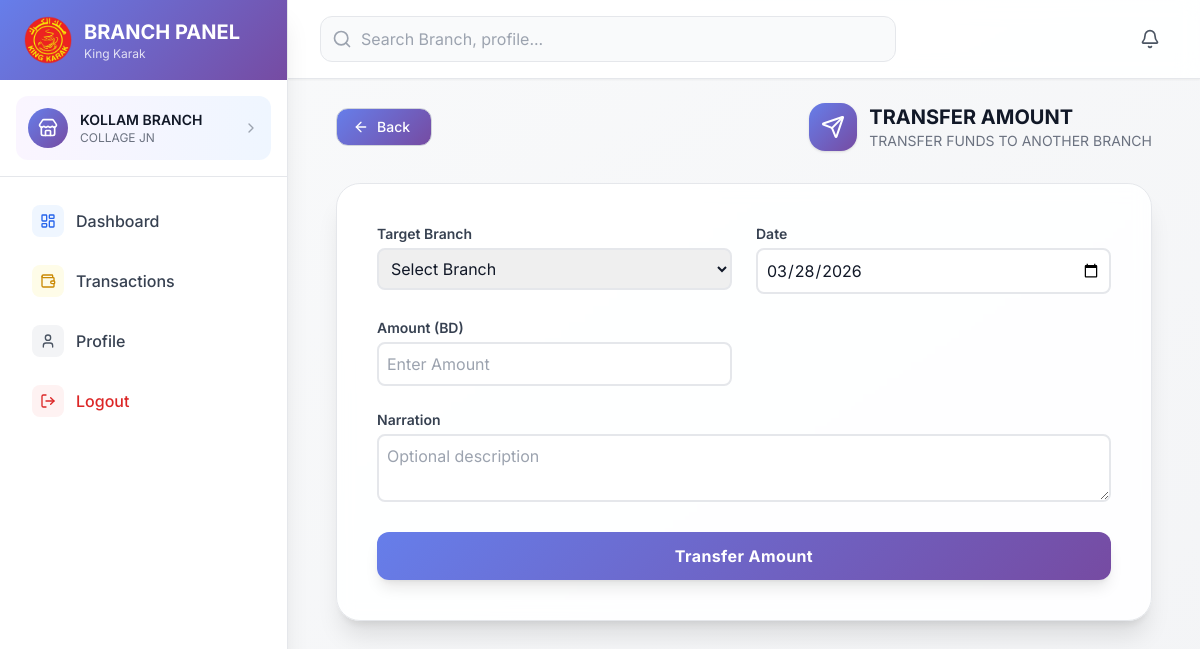
The page /branch/transfer/ (signed in) on the database its author committed.
### app/models.py (models this page shows, shortened)
class User(AbstractUser):
    is_branch = models.BooleanField(default=False)

class Branch(models.Model):
    name = models.CharField(max_length=255)
    location = models.CharField(max_length=255)
    user = models.OneToOneField(User, on_delete=models.CASCADE, related_name="branch_account")

### app/views.py (the view, shortened to what this page needs)
# urls.py: path('branch/transfer/', views.branch_transfer, name='branch_transfer'),
@login_required(login_url="login")
def branch_transfer(request):
    try:
        branch = request.user.branch_account
    except Branch.DoesNotExist:
        messages.error(request, "You do not have a branch assigned. Please contact admin.")
        return redirect("branch_dashboard")
    other_branches = Branch.objects.exclude(id=branch.id)
    today = timezone.now().date()
    return render(
        request,
        "branch/branch_transfer.html",
        {
            "branch": branch,
            "other_branches": other_branches,
            "today": today
        }
    )

### app/templates/branch/branch_transfer.html (shortened to what this page needs)
{% extends "branchbase.html" %}
{% load static %}
{% block content %}
<div class="max-w-4xl mx-auto px-4">
    <div class="flex flex-col sm:flex-row sm:items-center sm:justify-between gap-4 mb-8">
        <a href="{% url 'branch_expense_sales_list' %}"
            class="inline-flex items-center gap-2 px-4 py-2 rounded-xl border border-gray-300 gradient-primary hover:opacity-80 text-white transition text-sm font-medium w-24">
            <i data-lucide="arrow-left" class="w-4 h-4"></i>
            Back
        </a>
        <div class="flex items-center gap-3 uppercase">
            <div class="w-12 h-12 rounded-2xl gradient-primary flex items-center justify-center shadow">
                <i data-lucide="send" class="w-6 h-6 text-white"></i>
            </div>
            <div>
                <h1 class="text-xl font-bold text-gray-900">Transfer Amount</h1>
                <p class="text-sm text-gray-500">Transfer funds to another branch</p>
            </div>
        </div>
    </div>
    <div class="bg-white/90 backdrop-blur rounded-3xl shadow-xl border p-6 sm:p-10">
        <form method="POST" class="grid grid-cols-1 sm:grid-cols-2 gap-6" onsubmit="playSaveSound()">
            <div>
                <label class="block text-sm font-semibold text-gray-700 mb-1">
                    Target Branch
                </label>
                <select name="target_branch" class="form-input w-full border-2 rounded-lg p-2" required>
                    <option value="">Select Branch</option>
                </select>
            </div>
            <div>
                <label class="block text-sm font-semibold text-gray-700 mb-1">
                    Date
                </label>
                <input type="date" name="created_on" value="{{ today|date:'Y-m-d' }}"
                    class="form-input w-full border-2 rounded-lg p-2" required>
            </div>
            <div>
                <label class="block text-sm font-semibold text-gray-700 mb-1">
                    Amount (BD)
                </label>
                <input type="number" name="amount" step="0.01" min="0.01"
                    class="form-input w-full border-2 rounded-lg p-2" placeholder="Enter Amount" required>
            </div>
            <div class="sm:col-span-2">
                <label class="block text-sm font-semibold text-gray-700 mb-1">
                    Narration
                </label>
                <textarea name="description" rows="2" class="form-input w-full border-2 rounded-lg p-2"
                    placeholder="Optional description"></textarea>
            </div>
            <div class="sm:col-span-2">
                <button type="submit"
                    class="w-full py-3 rounded-xl gradient-primary text-white font-bold tracking-wide shadow-lg hover:shadow-xl hover:scale-[1.01] transition">
                    Transfer Amount
                </button>
            </div>
        </form>
    </div>
</div>
{% endblock %}

### app/templates/branchbase.html (shortened to what this page needs)
<!DOCTYPE html>
{% load static %}
<html lang="en">
<head>
    <script src="https://cdn.tailwindcss.com"></script>
    <link href="https://unpkg.com/aos@2.3.4/dist/aos.css" rel="stylesheet">
</head>
<body class="bg-gradient-to-br from-gray-50 to-gray-100 text-gray-900">
    <div class="flex h-screen overflow-hidden">
        <div id="sidebar"
            class="sidebar w-72 bg-white border-r border-gray-200 shadow-xl h-full fixed z-50 transform -translate-x-full md:translate-x-0 md:relative">
            <div class="gradient-primary h-20 flex items-center justify-between px-6 text-white">
                <div class="flex items-center gap-3">
                    <div class="rounded-lg">
                        <img src="{% static 'images/logo.png' %}" class="w-12 h-auto object-contain" />
                    </div>
                    <div>
                        <h1 class="text-md md:text-xl font-bold uppercase">Branch Panel</h1>
                        <p class="text-xs text-white/80">King Karak</p>
                    </div>
                </div>
            </div>
            <div class="px-4 py-4 border-b border-gray-200">
                <div
                    class="flex items-center gap-3 p-3 rounded-xl bg-gradient-to-r from-purple-50 to-blue-50 cursor-pointer">
                    <div class="w-10 h-10 rounded-full gradient-primary flex items-center justify-center text-white">
                        <i data-lucide="store" class="w-5 h-5"></i>
                    </div>
                    <div class="flex-1">
                        <p class="font-semibold text-sm text-gray-900 truncate uppercase">
                            {% if request.user.is_authenticated and request.user.is_branch %}
                            {{ request.user.branch_account.name }} Branch
                            {% endif %}
                        </p>
                        <p class="text-xs text-gray-500 uppercase">
                            {% if request.user.is_authenticated and request.user.is_branch %}
                            {{ request.user.branch_account.location }}
                            {% endif %}
                        </p>
                    </div>
                    <i data-lucide="chevron-right" class="w-4 h-4 text-gray-400"></i>
                </div>
            </div>
            <nav class="mt-4 space-y-1 px-4 overflow-y-auto" style="max-height: calc(100vh - 200px);">
                <a href="{% url 'branch_dashboard' %}"
                    class="nav-link flex items-center gap-3 px-4 py-3 rounded-xl hover:bg-gray-50 transition group">
                    <div class="w-8 h-8 rounded-lg bg-blue-50 flex items-center justify-center">
                        <i data-lucide="layout-dashboard" class="w-4 h-4 text-blue-600"></i>
                    </div>
                    <span class="font-medium text-gray-700">Dashboard</span>
                </a>
                <a href="{% url 'branch_expense_sales_list' %}"
                    class="nav-link flex items-center gap-3 px-4 py-3 rounded-xl hover:bg-gray-50 transition group">
                    <div class="w-8 h-8 rounded-lg bg-yellow-50 flex items-center justify-center">
                        <i data-lucide="wallet" class="w-4 h-4 text-yellow-600"></i>
                    </div>
                    <span class="font-medium text-gray-700">Transactions</span>
                </a>
                <a href="{% url 'branch_profile' %}"
                    class="nav-link flex items-center gap-3 px-4 py-3 rounded-xl hover:bg-gray-50 transition group">
                    <div class="w-8 h-8 rounded-lg bg-gray-100 flex items-center justify-center">
                        <i data-lucide="user" class="w-4 h-4 text-gray-600"></i>
                    </div>
                    <span class="font-medium text-gray-700">Profile</span>
                </a>
                <a href="{% url 'logout' %}"
                    class="nav-link flex items-center gap-3 px-4 py-3 rounded-xl hover:bg-red-50 transition group">
                    <div class="w-8 h-8 rounded-lg bg-red-50 flex items-center justify-center">
                        <i data-lucide="log-out" class="w-4 h-4 text-red-600"></i>
                    </div>
                    <span class="font-medium text-red-600">Logout</span>
                </a>
            </nav>
        </div>
        <div class="flex-1 flex flex-col overflow-hidden">
            <div class="glass border-b border-gray-200 shadow-sm sticky top-0 z-30">
                <div class="px-4 lg:px-8 py-4 flex items-center justify-between">
                    <div class="hidden md:flex items-center flex-1 max-w-xl">
                        <div class="relative w-full">
                            <div class="relative w-full max-w-xl">
                                <i data-lucide="search"
                                    class="w-5 h-5 text-gray-400 absolute left-3 top-1/2 -translate-y-1/2"></i>
                                <input id="globalSearch" type="text" placeholder="Search Branch, profile..."
                                    class="w-full pl-10 pr-4 py-2.5 bg-gray-50 border border-gray-200 rounded-xl focus:outline-none focus:ring-2 focus:ring-purple-500 focus:bg-white transition">
                            </div>
                        </div>
                    </div>
                    <button class="p-2 hover:bg-gray-100 rounded-lg transition">
                        <i data-lucide="bell" class="w-5 h-5 text-gray-600"></i>
                    </button>
                </div>
            </div>
            <div class="flex-1 overflow-y-auto">
                <div class="px-4 lg:px-8 py-6 max-w-7xl mx-auto w-full">
                    {% block content %}{% endblock %}
                </div>
            </div>
        </div>
    </div>
</body>
</html>

### app/templates/branchbase.html (style rules this page uses)
body, html { margin: 0; padding: 0; overflow-x: hidden; }
* { font-family: 'Inter', sans-serif !important; }
.sidebar { transition: all 0.3s cubic-bezier(0.4, 0, 0.2, 1); }
.nav-link { position: relative; overflow: hidden; }
.nav-link::before { content: ''; position: absolute; left: 0; top: 0; height: 100%; width: 3px; background: linear-gradient(135deg, #667eea 0%, #764ba2 100%); transform: scaleY(0); transition: transform 0.3s ease; }
.gradient-primary { background: linear-gradient(135deg, #667eea 0%, #764ba2 100%); }
.glass { background: rgba(255, 255, 255, 0.9); backdrop-filter: blur(10px); }

### rows shown on the page
User: user.branch_account.name "KOLLAM", user.branch_account.location "COLLAGE JN"
